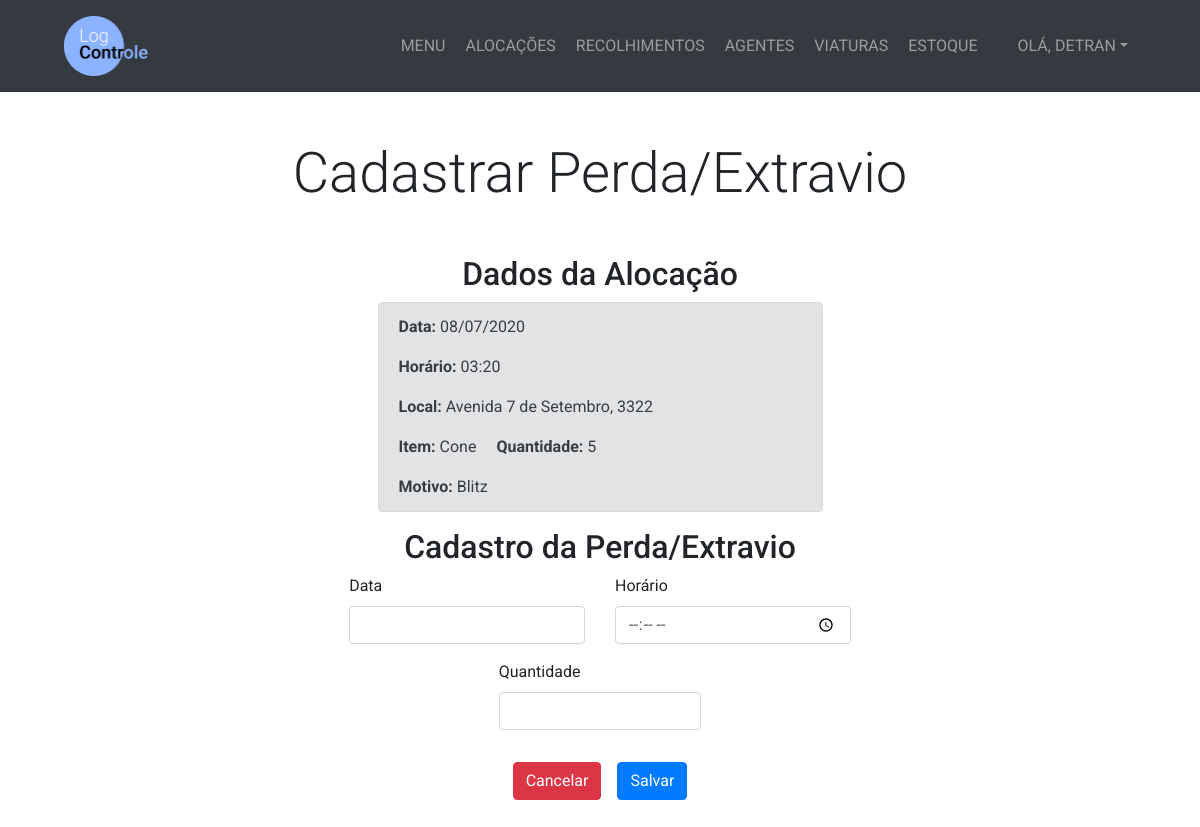
The page /estoque/itens-perdidos-extraviados/32/cadastrar/ (signed in) on the database its author committed.
### management/models.py (models this page shows, shortened)
class Alocacao(models.Model):
    TURNO_CHOICES = (
        ('Manhã', 'Manhã'),
        ('Tarde', 'Tarde'),
        ('Noite', 'Noite'),
        ('Madrugada', 'Madrugada')
    )
    STATUS_CHOICES = (
        ('Aberto', 'Aberto'),
        ('Fechado', 'Fechado'),
        ('Desativado', 'Desativado')
    )
    data = models.DateField()
    horario = models.TimeField()
    item = models.ForeignKey(Item, on_delete=models.PROTECT)
    quantidade = models.IntegerField()
    turno = models.CharField(max_length=10, choices=TURNO_CHOICES)
    viatura = models.ForeignKey(Viatura, on_delete=models.PROTECT, blank=True, null=True)
    rua = models.CharField(max_length=200)
    numero = models.CharField(max_length=10)
    bairro = models.CharField(max_length=25)
    complemento = models.CharField(max_length=25, blank=True)
    motivo = models.CharField(max_length=100, blank=True)
    cadastrador = models.ForeignKey(User, on_delete=models.PROTECT)
    status = models.CharField(max_length=11, choices=STATUS_CHOICES, default='Fechado')

class Item(models.Model):
    nome = models.CharField(max_length=100)

### management/views.py (the view, shortened to what this page needs)
# urls.py: path('estoque/itens-perdidos-extraviados/<int:pk_alocacao>/cadastrar/', views.cadastrar_item_perdido, name='cadastrar_item_perdido'),
@login_required
def cadastrar_item_perdido(request, pk_alocacao):
    alocacao = get_object_or_404(Alocacao, pk=pk_alocacao)
    if request.method == 'GET':
        return render(request, 'management/cadastrar_item_perdido.html', {'formulario':FormPerda(), 'alocacao':alocacao})

### management/forms.py
class FormPerda(ModelForm):
    class Meta:
        model = ItemPerdidoExtraviado
        fields = ['data', 'horario', 'quantidade']
    data = forms.DateField(
        widget=forms.DateInput(format='%d/%m/%Y'),
        input_formats=('%d/%m/%Y', )
    )

### management/templates/management/cadastrar_item_perdido.html (shortened to what this page needs)
{% extends 'management/base.html' %}
{% block content %}
  <section class="py-5">
    <div class="container">
      <h1 class="display-4 text-center mb-5">Cadastrar Perda/Extravio</h1>
      <div class="row justify-content-center">
        <div class="col-lg-5">
          <h2 class="text-center">Dados da Alocação</h2>
          <div class="alert alert-secondary">
            <p><strong>Data:</strong> {{ alocacao.data|date:'d/m/Y' }}</p>
            <p><strong>Horário:</strong> {{ alocacao.horario|date:'H:i' }}</p>
            <p><strong>Local:</strong> {{ alocacao.rua }}, {{ alocacao.numero }}</p>
            <p>
              <span class="mr-3"><strong>Item:</strong> {{ alocacao.item.nome }}</span>
              <span><strong>Quantidade:</strong> {{ alocacao.quantidade }}</span>
            </p>
            <p class="mb-0"><strong>Motivo:</strong> {{ alocacao.motivo }}</p>
          </div>
          <h2 class="text-center">Cadastro da Perda/Extravio</h2>
        </div>
      </div>
      <div class="row justify-content-center">
        <form method="POST" autocomplete="off">
          <div class="d-flex justify-content-center">
            <div class="col-lg-8">
              <div class="form-group">
                <label for="data">Data</label>
                <input type="text" name="data" id="data" class="form-control">
              </div>
            </div>
            <div class="col-lg-8">
              <div class="form-group">
                <label for="horario">Horário</label>
                <input type="time" name="horario" class="form-control">
              </div>
            </div>
          </div>
          <div class="col-lg-7 mx-auto">
            <div class="form-group">
              <label for="quantidade">Quantidade</label>
              <input type="number" name="quantidade" class="form-control" min="1" max="{{ alocacao.quantidade }}">
            </div>
          </div>
          <div class="d-flex justify-content-center">
            <a href="{% url 'menu_item_perdido' %}" class="btn btn-danger mt-3 mr-3">Cancelar</a>
            <button type="submit" class="btn btn-primary mt-3">Salvar</button>
          </div>
        </form>
      </div>
    </div>
  </section>
{% endblock %}

### management/templates/management/base.html (shortened to what this page needs)
<!DOCTYPE html>
<html lang="pt-br" dir="ltr">
  {% load static %}
  <head>
    <link
      rel="stylesheet"
      href="https://stackpath.bootstrapcdn.com/bootstrap/4.5.0/css/bootstrap.min.css"
    />
    <link rel="stylesheet" type="text/css" href="{% static 'management/css/style.css' %}">
    <link rel="stylesheet" href="{% static 'management/css/bootstrap-datepicker.css' %}">
  </head>
  <body>
    <nav class="navbar navbar-expand-lg bg-dark navbar-dark py-3" id="main-nav">
      <a href="{% url 'home' %}" class="ml-5">
        <img src="{% static 'management/Logo.png' %}" alt="Logo LogControle" style="max-height: 60px;">
      </a>
      <div class="collapse navbar-collapse" id="navbarCollapse">
        <ul class="navbar-nav ml-auto">
          <li class="nav-item">
            <a href="{% url 'home' %}" class="nav-link ml-1">MENU</a>
          </li>
          <li class="nav-item">
            <a href="{% url 'menu_alocacao' %}" class="nav-link ml-1">ALOCAÇÕES</a>
          </li>
          <li class="nav-item">
            <a href="{% url 'menu_recolhimento' %}" class="nav-link ml-1">RECOLHIMENTOS</a>
          </li>
          <li class="nav-item">
            <a href="{% url 'menu_agente' %}" class="nav-link ml-1">AGENTES</a>
          </li>
          <li class="nav-item">
            <a href="{% url 'menu_viatura' %}" class="nav-link ml-1">VIATURAS</a>
          </li>
          <li class="nav-item">
            <a href="{% url 'menu_estoque' %}" class="nav-link ml-1">ESTOQUE</a>
          </li>
          <li class="nav-item dropdown ml-4 mr-5">
            <a href="#" class="nav-link dropdown-toggle" data-toggle="dropdown" aria-expanded="false">OLÁ, <span style="text-transform: uppercase;">{{ user.username }}</span></a>
          </li>
        </ul>
      </div>
    </nav>
    {% block content %} {% endblock %}
  </body>
</html>

### management/static/management/css/style.css (style rules this page uses)
body { font-family: 'Roboto', Arial; }

### rows shown on the page
Alocacao: data "08/07/2020", horario "03:20", rua "Avenida 7 de Setembro", numero "3322", item.nome "Cone", quantidade "5", motivo "Blitz"

### other values the page prints
{{ user.username }} "DETRAN"
